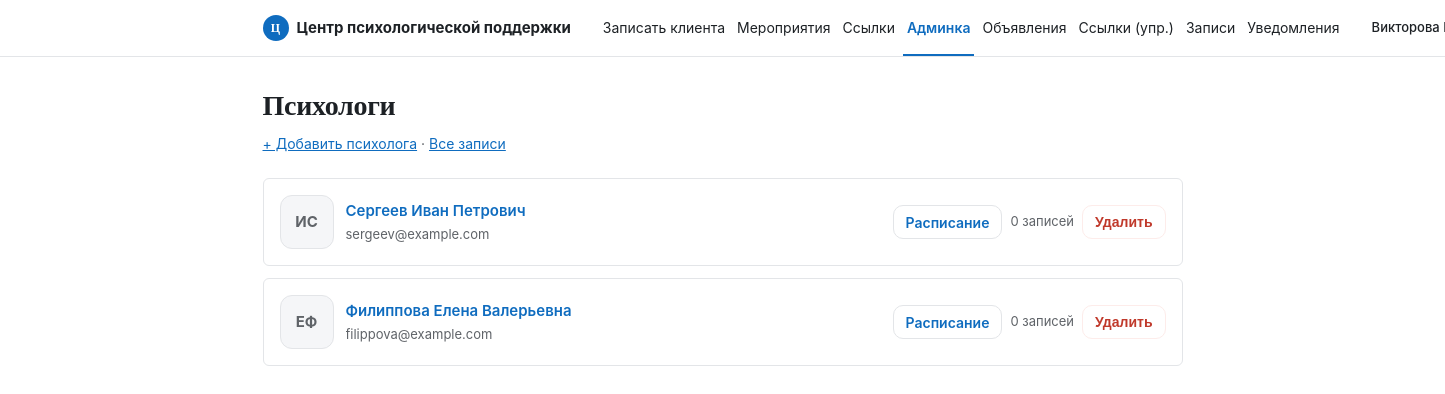
/admin (signed in), run on the app's committed database.
### tables this page shows
CREATE TABLE psychologist_profiles (
    id              INT UNSIGNED AUTO_INCREMENT PRIMARY KEY,
    user_id         INT UNSIGNED NOT NULL UNIQUE,
    photo_path      VARCHAR(255) NULL,
    bio             TEXT NULL,
    max_hours_per_week SMALLINT UNSIGNED NOT NULL DEFAULT 9,
    FOREIGN KEY (user_id) REFERENCES users(id) ON DELETE CASCADE
);

CREATE TABLE users (
    id              INT UNSIGNED AUTO_INCREMENT PRIMARY KEY,
    role            ENUM('client', 'psychologist', 'admin') NOT NULL DEFAULT 'client',
    last_name       VARCHAR(100) NOT NULL,
    first_name      VARCHAR(100) NOT NULL,
    patronymic      VARCHAR(100) NULL,
    group_or_dept   VARCHAR(100) NULL COMMENT 'группа студента / кафедра ППС / отдел сотрудника',
    phone           VARCHAR(20)  NULL,
    email           VARCHAR(150) NULL UNIQUE,
    contact_link    VARCHAR(255) NULL COMMENT 'ссылка для связи (ВК, телеграм и т.п.)',
    password_hash   VARCHAR(255) NULL COMMENT 'NULL пока нет своей авторизации / если вход через SSO портала',
    telegram_chat_id VARCHAR(64) NULL COMMENT 'привязывается через бота (/link команда), NULL пока не привязан',
    created_at      DATETIME NOT NULL DEFAULT CURRENT_TIMESTAMP
);

### src/Controllers/AdminController.php (called while the page is built, shortened)
<?php
class AdminController
{
    public function index(): void
    {
        $stmt = Database::connection()->query(
            "SELECT p.id, p.user_id, p.photo_path,
                    u.last_name, u.first_name, u.patronymic, u.email,
                    (SELECT COUNT(*) FROM schedule_slots s WHERE s.psychologist_id = p.id AND s.status = 'booked') AS booked_count
             FROM psychologist_profiles p
             JOIN users u ON u.id = p.user_id
             ORDER BY u.last_name"
        );
        $psychologists = $stmt->fetchAll();
        require __DIR__ . '/../../templates/admin/index.php';
    }
}

### src/Core/Router.php (called while the page is built, shortened)
<?php
class Router
{
    private array $routes = [];
    public function get(string $path, array $handler): void
    {
        $this->routes['GET'][$path] = $handler;
    }
    public function post(string $path, array $handler): void
    {
        $this->routes['POST'][$path] = $handler;
    }
    public function dispatch(string $method, string $uri): void
    {
        $path = parse_url($uri, PHP_URL_PATH);
        $path = rtrim($path, '/') ?: '/';
        $handler = $this->routes[$method][$path] ?? null;
        [$controllerClass, $action] = $handler;
        $controller = new $controllerClass();
        $controller->$action();
    }
}

### public/index.php (called while the page is built, shortened)
<?php
spl_autoload_register(function (string $class) {
    $prefix = 'App\\';
    $relative = substr($class, strlen($prefix));
    $path = __DIR__ . '/../src/' . str_replace('\\', '/', $relative) . '.php';
});
$router = new Router();
$router->get('/', [HomeController::class, 'index']);
$router->get('/psychologist', [BookingController::class, 'show']);
$router->get('/api/psychologist/slots', [BookingController::class, 'slotsApi']);
$router->get('/book', [BookingController::class, 'bookForm']);
$router->post('/book', [BookingController::class, 'store']);
$router->post('/book-for-client', [BookingController::class, 'storeForClient']);
$router->get('/login', [AuthController::class, 'loginForm']);
$router->post('/login', [AuthController::class, 'login']);
$router->get('/logout', [AuthController::class, 'logout']);
$router->get('/cabinet', [ClientController::class, 'cabinet']);
$router->post('/cabinet/cancel', [ClientController::class, 'cancel']);
$router->post('/cabinet/reschedule', [ClientController::class, 'reschedule']);
$router->get('/dashboard', [PsychologistController::class, 'dashboard']);
$router->get('/dashboard/profile', [PsychologistController::class, 'profile']);
$router->post('/dashboard/profile', [PsychologistController::class, 'updateProfile']);
$router->get('/dashboard/schedule', [PsychologistController::class, 'schedule']);
$router->post('/dashboard/schedule', [PsychologistController::class, 'addSlot']);
$router->post('/dashboard/schedule/block', [PsychologistController::class, 'blockSlot']);
$router->get('/dashboard/clients', [PsychologistController::class, 'clients']);
$router->get('/dashboard/clients/show', [PsychologistController::class, 'clientDetail']);
$router->post('/dashboard/notes', [PsychologistController::class, 'addNote']);
$router->post('/dashboard/appointments/cancel', [PsychologistController::class, 'cancelAppointment']);
$router->post('/dashboard/message', [PsychologistController::class, 'messageClient']);
$router->get('/announcements', [AnnouncementController::class, 'index']);
$router->get('/dashboard/announcements', [AnnouncementController::class, 'manage']);
$router->post('/dashboard/announcements', [AnnouncementController::class, 'create']);
$router->post('/dashboard/announcements/delete', [AnnouncementController::class, 'delete']);
$router->get('/contacts', [ContactController::class, 'index']);
$router->get('/admin/contacts', [ContactController::class, 'manage']);
$router->post('/admin/contacts', [ContactController::class, 'create']);
$router->post('/admin/contacts/delete', [ContactController::class, 'delete']);
$router->get('/admin', [AdminController::class, 'index']);
$router->get('/admin/psychologists/new', [AdminController::class, 'newPsychologistForm']);
$router->post('/admin/psychologists', [AdminController::class, 'createPsychologist']);
$router->post('/admin/psychologists/delete', [AdminController::class, 'deletePsychologist']);
$router->get('/admin/schedule', [AdminController::class, 'schedule']);
$router->post('/admin/schedule', [AdminController::class, 'addSlot']);
$router->post('/admin/schedule/block', [AdminController::class, 'blockSlot']);
$router->get('/admin/appointments', [AdminController::class, 'appointments']);
$router->post('/admin/appointments/cancel', [AdminController::class, 'cancelAppointment']);
$router->get('/admin/appointments/move', [AdminController::class, 'moveAppointmentForm']);
$router->post('/admin/appointments/move', [AdminController::class, 'moveAppointment']);
$router->get('/admin/notifications', [AdminController::class, 'notifications']);
$router->dispatch($_SERVER['REQUEST_METHOD'], $_SERVER['REQUEST_URI']);

### src/Core/Database.php (called while the page is built, shortened)
<?php
class Database
{
    private static ?PDO $instance = null;
    public static function connection(): PDO
    {
        if (self::$instance === null) {
            $host = getenv('DB_HOST') ?: null;
            $port = getenv('DB_PORT') ?: null;
            $name = getenv('DB_NAME') ?: null;
            $user = getenv('DB_USER') ?: null;
            $password = getenv('DB_PASSWORD') ?: null;
            if (!$host) {
                $configFile = __DIR__ . '/../../config/config.php';
                if (file_exists($configFile)) {
                    $config = require $configFile;
                    $db = $config['db'];
                    $host = $db['host'] ?? '127.0.0.1';
                    $port = $db['port'] ?? '3306';
                    $name = $db['name'] ?? 'psycho_booking';
                    $user = $db['user'] ?? 'root';
                    $password = $db['password'] ?? '';
                } else {
                    $host = '127.0.0.1';
                    $port = '3306';
                    $name = 'psycho_booking';
                    $user = 'root';
                    $password = '';
                }
            }
            $dsn = sprintf(
                'mysql:host=%s;port=%s;dbname=%s;charset=utf8mb4',
                $host,
                $port,
                $name
            );
            try {
                self::$instance = new PDO($dsn, $user, $password, [
                    PDO::ATTR_ERRMODE => PDO::ERRMODE_EXCEPTION,
                    PDO::ATTR_DEFAULT_FETCH_MODE => PDO::FETCH_ASSOC,
                    PDO::ATTR_EMULATE_PREPARES => false,
                    PDO::MYSQL_ATTR_INIT_COMMAND => "SET NAMES utf8mb4 COLLATE utf8mb4_unicode_ci",
                ]);
            } catch (PDOException $e) {
                die('Ошибка подключения к БД: ' . $e->getMessage());
            }
        }
        self::$instance->exec("SET NAMES utf8mb4 COLLATE utf8mb4_unicode_ci");
self::$instance->exec("SET CHARACTER SET utf8mb4");
        return self::$instance;
    }
}

### config/config.php (called while the page is built)
<?php
return [
    'db' => [
        'host'     => '127.0.0.1',
        'port'     => '3306',
        'name'     => 'psycho_booking',
        'user'     => 'root',
        'password' => '',
    ],
];

### templates/admin/index.php (the view, shortened to what this page needs)
<?php $pageTitle = 'Админка'; require __DIR__ . '/../partials/header.php'; ?>
<h1>Психологи</h1>
<p class="subtitle">
    <a href="/admin/psychologists/new">+ Добавить психолога</a>
    · <a href="/admin/appointments">Все записи</a>
</p>
<?php if (empty($psychologists)): ?>
    <p class="empty-state">Психологов пока нет.</p>
<?php else: ?>
    <?php foreach ($psychologists as $p): ?>
        <div class="card" style="display:flex;justify-content:space-between;align-items:center;gap:12px;">
            <div style="display:flex;align-items:center;gap:12px;min-width:0;">
                <div class="tw-profile__photo" style="width:54px;height:54px;border-radius:12px;">
                    <?php if (!empty($p['photo_path'])): ?>
                        <img src="<?= htmlspecialchars($p['photo_path']) ?>" alt="">
                    <?php else: ?>
                        <?php
                            $fn = (string)($p['first_name'] ?? '');
                            $ln = (string)($p['last_name'] ?? '');
                            if (function_exists('mb_substr')) {
                                $initials = mb_substr($fn, 0, 1) . mb_substr($ln, 0, 1);
                            } else {
                                $initials = substr($fn, 0, 1) . substr($ln, 0, 1);
                            }
                        ?>
                        <?= htmlspecialchars($initials) ?>
                    <?php endif; ?>
                </div>
                <div style="min-width:0;">
                    <p class="psychologist-name" style="margin-bottom:2px;white-space:nowrap;overflow:hidden;text-overflow:ellipsis;">
                        <?= htmlspecialchars($p['last_name'] . ' ' . $p['first_name'] . ' ' . ($p['patronymic'] ?? '')) ?>
                    </p>
                    <p style="font-size:13px;color:var(--text-secondary);margin:0;white-space:nowrap;overflow:hidden;text-overflow:ellipsis;">
                        <?= htmlspecialchars($p['email']) ?>
                    </p>
                </div>
            </div>
            <div style="display:flex;align-items:center;gap:8px;flex-shrink:0;">
                <a class="tw-btn tw-btn--ghost" href="/admin/schedule?psychologist_id=<?= (int)$p['id'] ?>" style="height:34px;padding:0 12px;">Расписание</a>
                <span style="font-size:13px;color:var(--text-secondary);"><?= (int)$p['booked_count'] ?> записей</span>
                <form method="post" action="/admin/psychologists/delete" onsubmit="return confirm('Удалить психолога?');" style="margin:0;">
                    <button type="submit" class="tw-btn tw-btn--ghost" style="height:34px;padding:0 12px;border-color:#fdecea;color:#c0392b;">Удалить</button>
                </form>
            </div>
        </div>
    <?php endforeach; ?>
<?php endif; ?>
<?php require __DIR__ . '/../partials/footer.php'; ?>

### public/assets/css/style.css (style rules this page uses)
:root { --blue: #0F6CBF; --blue-dark: #0B4F8F; --blue-light: #E8F1FA; --ink: #1D2125; --muted: #5F6368; --border: #E3E5E8; --bg: #FFFFFF; --panel: #F5F6F8; --white: #FFFFFF; --radius: 6px; --font-display: Georgia, "Times New Roman", serif; --font-sans: -apple-system, "Segoe UI", Roboto, Arial, sans-serif; --text: var(--ink); --text-secondary: var(--muted); }
* { box-sizing: border-box; }
body { margin: 0; font-family: var(--font-sans); background: var(--bg); color: var(--ink); font-size: 15px; line-height: 1.5; }
a { color: var(--blue); }
h1 { font-family: var(--font-display); font-size: 28px; font-weight: 700; margin: 0 0 6px; letter-spacing: -0.01em; }
.subtitle { color: var(--muted); font-size: 14px; margin: 0 0 24px; }
.card { background: var(--white); border: 1px solid var(--border); border-radius: var(--radius); padding: 16px; margin-bottom: 12px; }
.psychologist-name { font-weight: 600; font-size: 15px; margin: 0 0 4px; color: var(--blue); }

### public/assets/css/app.css (style rules this page uses)
.tw-profile__photo { width: 120px; height: 120px; border-radius: 14px; border: 1px solid var(--border); overflow: hidden; background: var(--panel); display: flex; align-items: center; justify-content: center; color: var(--muted); font-weight: 700; }
.tw-btn { display: inline-flex; align-items: center; justify-content: center; height: 40px; padding: 0 14px; border-radius: 10px; border: 1px solid var(--blue); background: var(--blue); color: #fff; text-decoration: none; font-size: 14px; font-weight: 600; cursor: pointer; }
.tw-btn--ghost { background: var(--white); color: var(--blue); border-color: var(--border); }

### data on the page
psychologist_profiles: user.last_name "ИС", user.patronymic "Сергеев Иван Петрович", user.email "sergeev@example.com", booked_count "0"
psychologist_profiles: user.last_name "ЕФ", user.patronymic "Филиппова Елена Валерьевна", user.email "filippova@example.com", booked_count "0"

### other printed values
$roleLabel "Админка"
